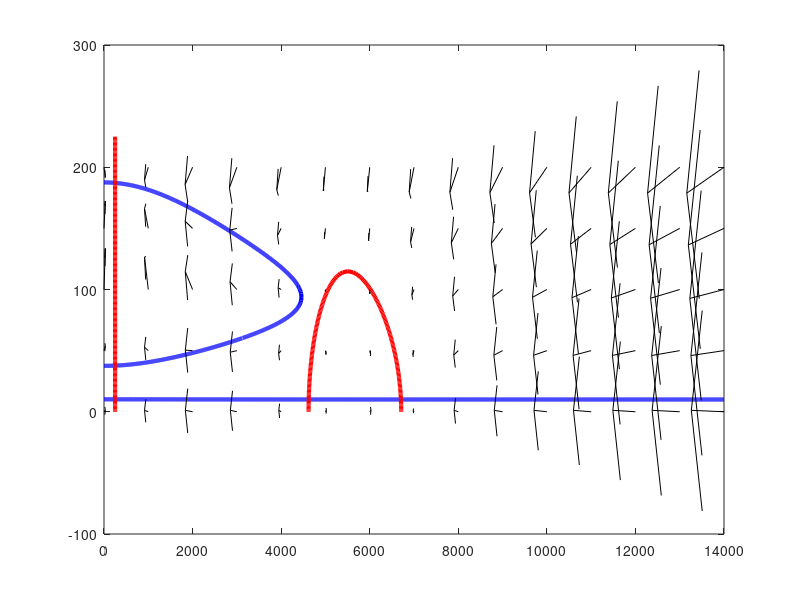

Recreate this plot in MATLAB. (Note: this script raises an error after producing the figure.)
close all
clear

%% set parameters
k_hap_prod = 30;
k_hap_deg = 0.004;
k_hap_prod_base = 1;
KM_SonH = 280;
KM_pos = 4250;

Total = 225;
k_sir_prod = 0.02;
k_sir_deg = 0.004;
KM_HonS = 2200;
KM_pos2 = 90;
k_sir_prod_base = 0.04;

n1 = 4;
n3 = 4;
n4 = 2;

neg_strength1 = 0.05;
neg_strength2 = 0.65;

%% find the sir2 roots at steady state
for ii = 0:1400
    h(ii+1) = ii*10;
    neg_fac = (neg_strength1*h(ii+1)^n4+KM_HonS^n4)/(h(ii+1)^n4+KM_HonS^n4);
    s_roots(ii+1,:) = roots([(-k_sir_prod*neg_fac - k_sir_deg) (k_sir_prod*neg_fac*Total+k_sir_prod_base) 0 0 -k_sir_deg*KM_pos2^4  k_sir_prod_base*KM_pos2^4]);

end
%% get rid of imaginary roots
image_roots = abs(imag(s_roots))>3;
s_roots2 = s_roots;
s_roots2(image_roots) = nan;
s_line = real(s_roots2);
h_line = h;
plot(h_line, s_line, 'b', 'LineWidth', 3)
hold on

%% find the hap roots at steady state
for ii = 0:Total
    s(ii+1) = ii;
    neg_fac2 = (neg_strength2*s(ii+1)^n4+KM_SonH^n4)/(s(ii+1)^n4+KM_SonH^n4);
    h_roots(ii+1,:) = roots([(-k_hap_deg) (k_hap_prod_base+k_hap_prod*neg_fac2) 0 0 -k_hap_deg*KM_pos^4  k_hap_prod_base*KM_pos^4]);
end
%%
%% get rid of imaginary roots
image_roots = abs(imag(h_roots))>80;
h_roots2 = h_roots;
h_roots2(image_roots) = nan;
h_line2 = real(h_roots2);
s_line2 = s;
plot(h_line2,s_line2, 'r', 'LineWidth', 3)

%% get the vector for quiver plot, and save data for later plotting with python 
h_2 = 0:1000:14000;
s_2 = 0:50:Total;
[X, Y] = meshgrid(h_2,s_2);

neg_fac = (neg_strength1*X.^n4+KM_HonS^n4)./(X.^n4+KM_HonS^n4);
ds = k_sir_prod*neg_fac.*(Y.^n3./(Y.^n3+KM_pos2^n3)).*(Total-Y) + k_sir_prod_base - k_sir_deg*Y;

neg_fac2 = (neg_strength2*Y.^n4+KM_SonH^n4)./(Y.^n4+KM_SonH^n4);
dh = k_hap_prod*neg_fac2.*(X.^n3./(X.^n3+KM_pos^n3)) + k_hap_prod_base - k_hap_deg*X;
% 
%%
hq = quiver(X,Y,dh,ds,'k');
hq.MaxHeadSize = 0.005;
hq.Head.LineStyle = 'solid';
xlabel('hap/hem');
ylabel('sir2')
ylim([0 Total])
save('path/data3.mat', 'X','Y', 'dh', 'ds', 's_line', 'h_line', 's_line2', 'h_line2');

